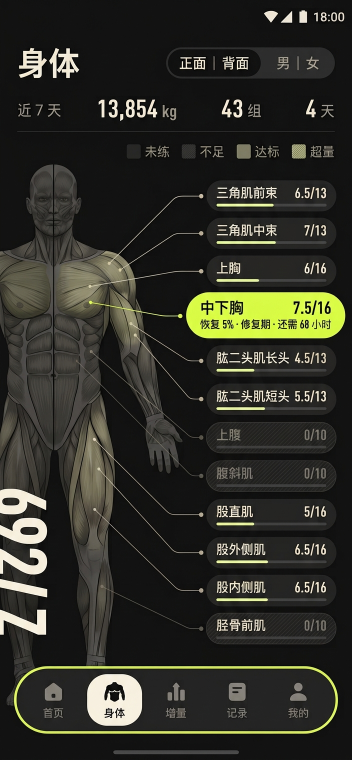
#> input picture design/bodyC2.jpg, 704 x 1520 px, given in place of back.webp, which was not available (shown at 1/2 size)
$ python device.py ../../design/bodyC2.jpg
#> lines starting #> are read from the running program, lines starting #| are printed output that depends on the picture; pictures that were not available may be replaced by others from this repository, and a replacement may not be noted
"""样机合成预览：屏幕（1080 × 2400）叠 mask（圆角与挖孔）→ 放到机身 (49, 55) → 盖上机身，输出 PNG（作品集页里用 SVG 分层，这里只给用户确认）。
python3 portfolio/shoot/device.py body [today ...]  → portfolio/out/check/device-<页>.png"""
import os, sys
from PIL import Image

ROOT = os.path.abspath(os.path.join(os.path.dirname(__file__), '..'))
DEV = os.path.join(ROOT, 'assets', 'device', 'pixel_8')


def compose(screen_png):
    back = Image.open(os.path.join(DEV, 'back.webp')).convert('RGBA')
    mask = Image.open(os.path.join(DEV, 'mask.webp')).convert('RGBA')
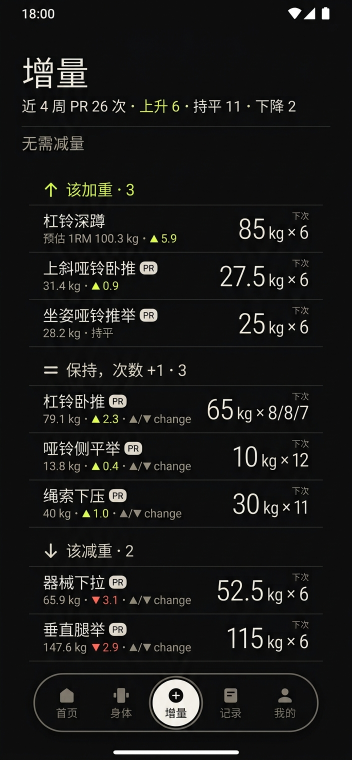
#> input picture design/gainsB2.jpg, 704 x 1520 px, given in place of mask.webp, which was not available (shown at 1/2 size)
    scr = Image.open(screen_png).convert('RGBA')
    scr.alpha_composite(mask)
    out = Image.new('RGBA', back.size, (0, 0, 0, 0))
#> out: PIL image 704x1520 RGBA; every value is 0
    out.paste(scr, (49, 55))
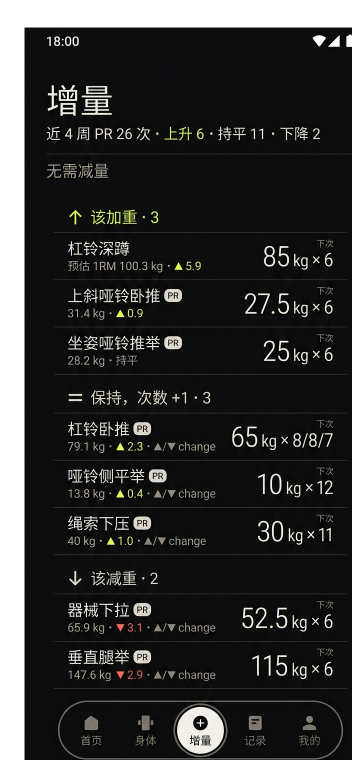
#> out: PIL image 704x1520 RGBA (shown at 1/2 size); mean R, G, B, A 22.5, 22.5, 21.6, 228.7; transparent parts drawn white
    out.alpha_composite(back)
    return out


if __name__ == '__main__':
    os.makedirs(os.path.join(ROOT, 'out', 'check'), exist_ok=True)
    for name in sys.argv[1:] or ['body']:
        im = compose(os.path.join(ROOT, 'assets', 'screens', f'{name}.png'))
        bg = Image.new('RGBA', (im.width + 240, im.height + 240), (10, 10, 11, 255)); bg.alpha_composite(im, (120, 120))
#> after `bg.alpha_composite(im, (120, 120))`:
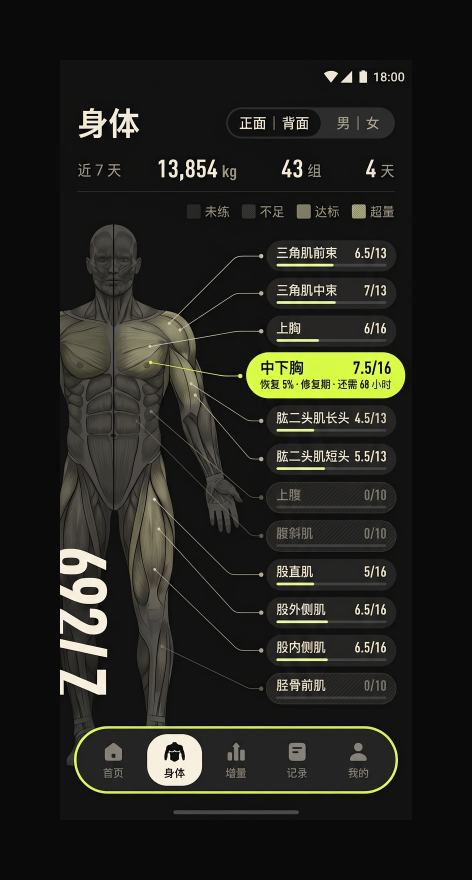
#> bg: PIL image 944x1760 RGBA (shown at 1/2 size); mean R, G, B, A 34.4, 34.5, 29.6, 255
        bg.convert('RGB').save(os.path.join(ROOT, 'out', 'check', f'device-{name}.png'))
        print('ok', name)
